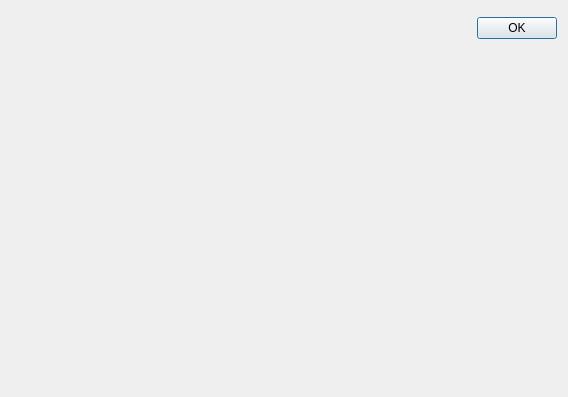
<?xml version="1.0" encoding="UTF-8"?>
<ui version="4.0">
 <class>tlinsWApplayAstroConfigurationWidget</class>
 <widget class="QWidget" name="tlinsWApplayAstroConfigurationWidget">
  <property name="geometry">
   <rect>
    <x>0</x>
    <y>0</y>
    <width>568</width>
    <height>397</height>
   </rect>
  </property>
  <property name="windowTitle">
   <string>Form</string>
  </property>
  <layout class="QGridLayout" name="gridLayout">
   <item row="0" column="0">
    <widget class="tlinsWApplayAstroConfiguration" name="cfg" native="true"/>
   </item>
   <item row="1" column="0">
    <widget class="QDialogButtonBox" name="buttonBox">
     <property name="orientation">
      <enum>Qt::Horizontal</enum>
     </property>
     <property name="standardButtons">
      <set>QDialogButtonBox::Ok</set>
     </property>
    </widget>
   </item>
   <item row="2" column="0">
    <spacer name="verticalSpacer">
     <property name="orientation">
      <enum>Qt::Vertical</enum>
     </property>
     <property name="sizeHint" stdset="0">
      <size>
       <width>20</width>
       <height>40</height>
      </size>
     </property>
    </spacer>
   </item>
  </layout>
 </widget>
 <customwidgets>
  <customwidget>
   <class>tlinsWApplayAstroConfiguration</class>
   <extends>QWidget</extends>
   <header>tlinswapplayastroconfiguration.h</header>
   <container>1</container>
  </customwidget>
 </customwidgets>
 <resources/>
 <connections/>
</ui>
